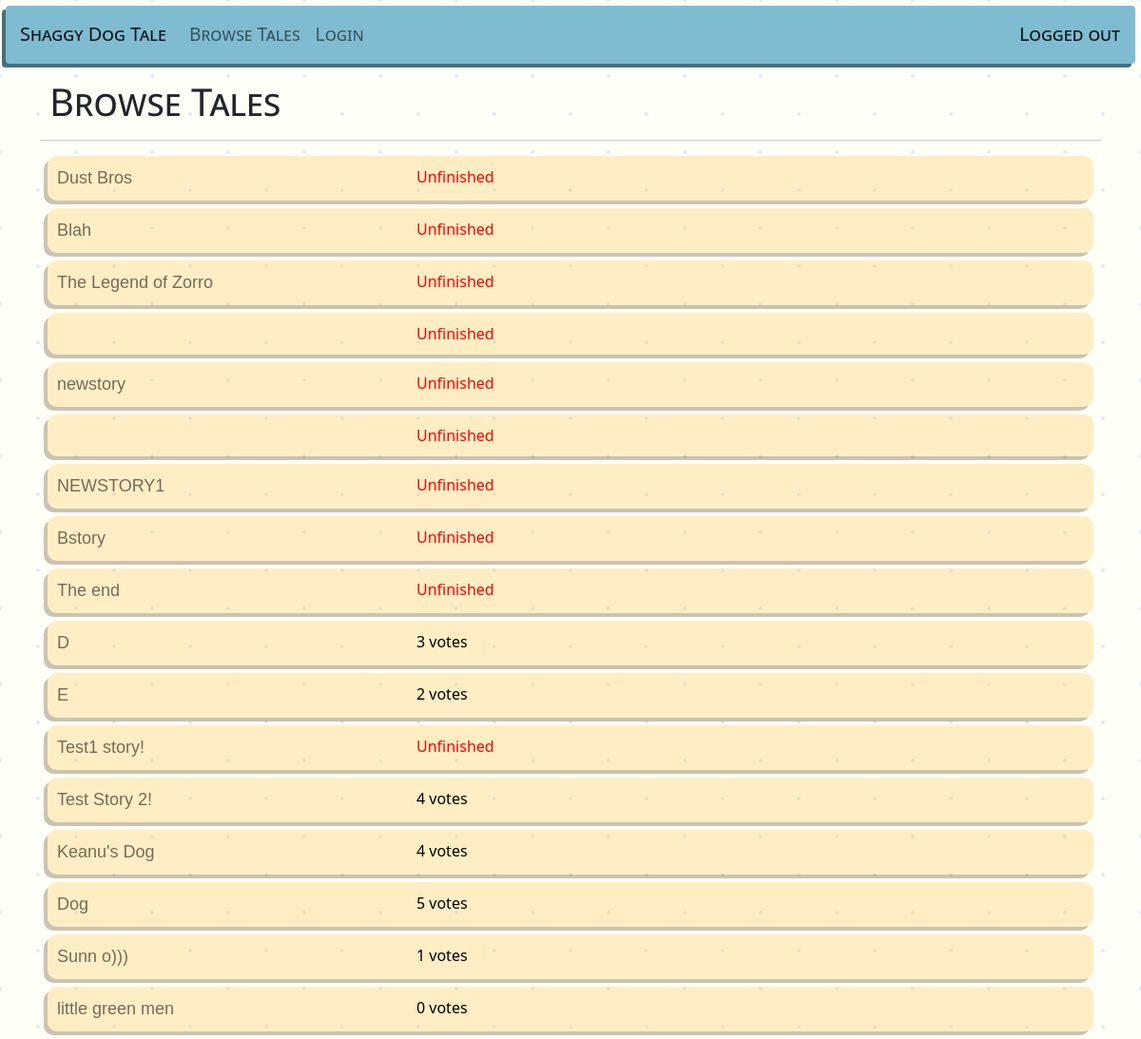
Page /shaggydogtale/browse on the earlier database version.
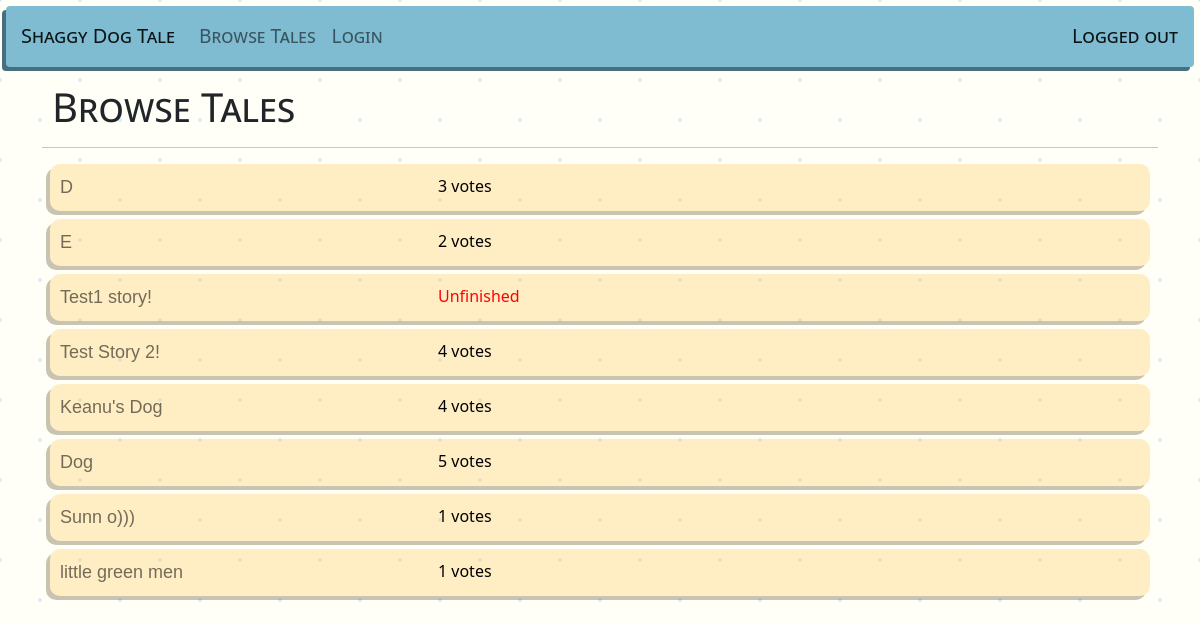
Same page on the later database version.
### shaggydogtale/models.py (models this page shows, shortened)
class Story(models.Model):
    title = models.CharField(max_length=100)
    beginning = models.TextField(max_length=2000)
    middle = models.TextField(max_length=2000)
    end = models.TextField(max_length=2000)

### shaggydogtale/views.py (the view)
# urls.py: path('', shaggydogtale_views.Browse, name='browse'),
def Browse(request):
    stories = Story.objects.all()
    context = {
        'stories': stories
    }
    return render(request, 'shaggydogtale/browse.html', context)

### shaggydogtale/templates/shaggydogtale/browse.html
{% extends 'shaggydogtale/base.html' %}
{% block body %}
<div class="container">
    <div class="row">
        <div class="col">
            <h1 class="page-title">Browse Tales</h1>
            <hr>
            {% for story in stories %}
                <div class="story-item">
                    <div class="col">
                        <a class="story" href="{% url 'shaggydogtale:view' story.id %}">{{story.title}}</a>
                    </div>
                    <div class="col">
                        {% if story.contributions.count < 3 %}
                            <div style="color: red">Unfinished</div>
                        {% else %}
                            {{story.votes.count}} votes
                        {% endif %}
                    </div>
                </div>
            {% endfor %}
        </div>
    </div>
</div>
{% endblock body %}

### shaggydogtale/templates/shaggydogtale/base.html (shortened to what this page needs)
{% load static %}
<!DOCTYPE html>
<html lang="en">
<head>
    <link rel="stylesheet" href="{% static 'shaggydogtale/style.css' %}">
    <link href="https://cdn.jsdelivr.net/npm/bootstrap@5.2.2/dist/css/bootstrap.min.css" rel="stylesheet">
</head>
<body class="background">
    <nav class="navbar sticky-top navbar-expand-lg navbar-light navbar-custom">
        <a class="navbar-brand nav-margin" href="{% url 'shaggydogtale:browse' %}">Shaggy Dog Tale</a>
        <div class="collapse navbar-collapse" id="navbarNav">
          <ul class="navbar-nav">
            <li class="nav-item">
              <a class="nav-link" href="{% url 'shaggydogtale:browse' %}">Browse Tales</a>
            </li>
            {% if user.is_authenticated %}
              <li class="nav-item">
                <a class="nav-link" href="{% url 'shaggydogtale:contributed' %}">Your Tales</a>
              </li>
              <li class="nav-item">
                <a class="nav-link" href="{% url 'logout' %}">Logout</a>
              </li>
            {% else %}
              <li class="nav-item">
                <a class="nav-link" href="{% url 'login' %}">Login</a>
              </li>
            {% endif %}
          </ul>
        </div>
        {% if user.is_authenticated %}
          <div class="navbar-brand nav-margin">Logged in as {{user}}</div>
        {% else %}
          <div class="navbar-brand nav-margin">Logged out</div>
        {% endif %}
    </nav>
    {% block body %}
    {% endblock body %}
</body>
</html>

### shaggydogtale/static/shaggydogtale/style.css (style rules this page uses)
a.story:link { color:#0000008C; font-family: Verdana, Geneva, Tahoma, sans-serif; font-weight: 500; font-size: large; text-decoration:none; }
.page-title { font-family:'Segoe UI', Tahoma, Geneva, Verdana, sans-serif; font-weight:400; font-variant: small-caps; text-rendering:geometricPrecision; margin: 10px; }
.navbar-custom { background-color: #7FBCD2; color: black; font-family: 'Segoe UI', Tahoma, Geneva, Verdana, sans-serif; font-weight: 400; font-size: larger; font-variant: small-caps; text-rendering: optimizeLegibility; box-shadow: -4px 4px #486f7d; margin: 6px; border-radius: 4px; }
.nav-margin { margin-left: 15px; margin-right: 15px; }
.story-item { background-color: #ffca5953; margin: 8px; padding: 10px; box-shadow: -4px 4px #5a472053; border-radius: 10px; color: black; font-family: 'Segoe UI', Tahoma, Geneva, Verdana, sans-serif; display: grid; grid-template-columns: 35% 65%; }
.background { background-color: #fffff7; opacity: 1; background-image: radial-gradient(#dbedf4 2px, transparent 2px), radial-gradient(#dbedf4 2px, #fffff7 2px); background-size: 80px 80px; background-position: 0 0,40px 40px; }

Differences in the rows shown:
removed Story: title "Dust Bros", shows "Unfinished"
removed Story: title "Blah", shows "Unfinished"
removed Story: title "The Legend of Zorro", shows "Unfinished"
removed Story: shows "Unfinished"
removed Story: title "newstory", shows "Unfinished"
removed Story: shows "Unfinished"
removed Story: title "NEWSTORY1", shows "Unfinished"
removed Story: title "Bstory", shows "Unfinished"
removed Story: title "The end", shows "Unfinished"
computed for Story "little green men": votes.count "0" → "1"
